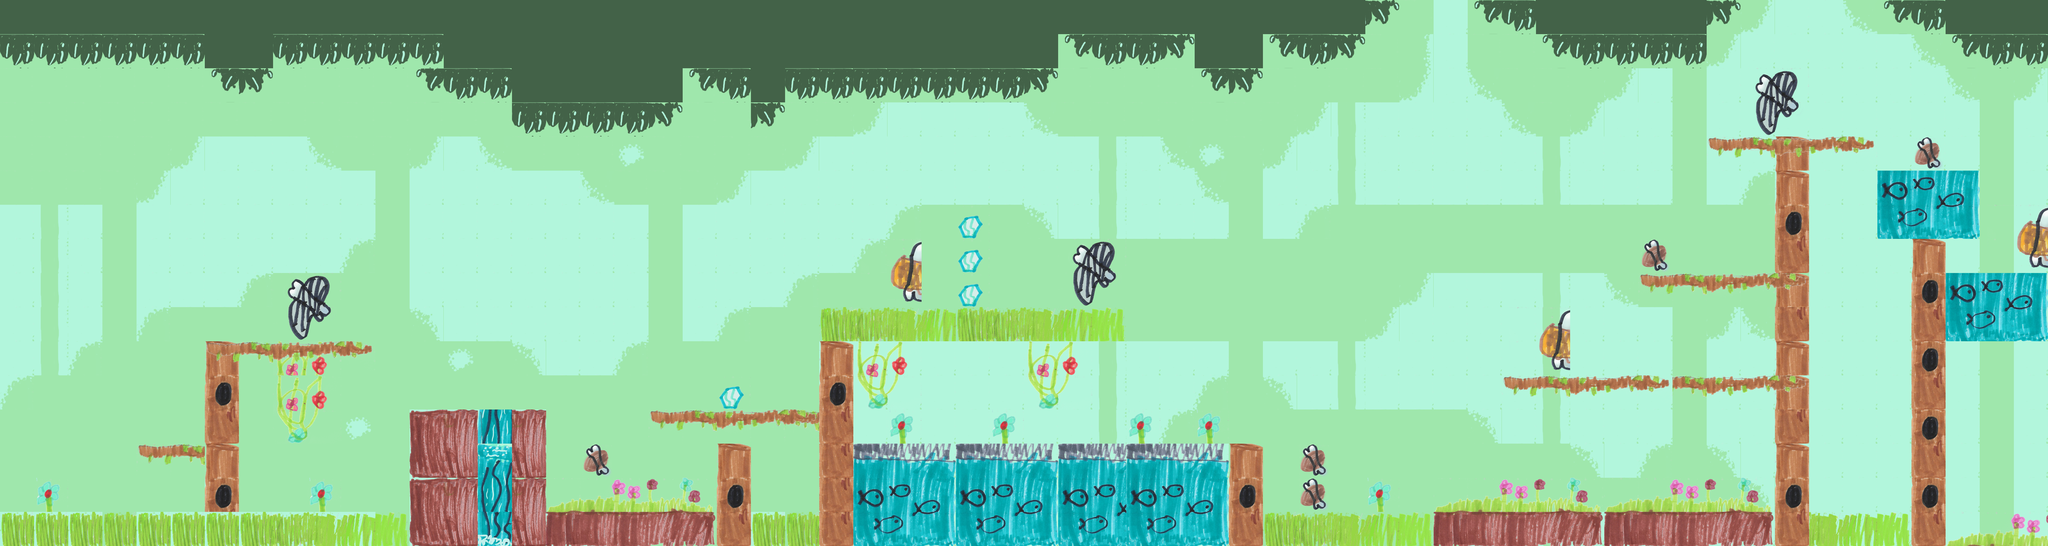

A level layout from a 2D game, rendered from its tile map. Below: a short description, then the map file with tile-grid data replaced by summaries:
An orthogonal 60x16 tile map with 100x100 px tiles, 3 tile layers (BGSky, Background tiles, Tiles) and 3 objects (player).

<map version="1.0" orientation="orthogonal" renderorder="right-down" width="60" height="16" tilewidth="100" tileheight="100" nextobjectid="4">
 <tileset firstgid="1" name="rainforest_serene_tilemap" tilewidth="100" tileheight="100" tilecount="110" columns="10">
  <image source="../images/rainforest_serene_tilemap.png" width="1000" height="1100" />
 </tileset>
 <layer name="BGSky" width="60" height="16">
  <data>[960 cells, 960 non-empty, 14 distinct tile ids]</data>
 </layer>
 <layer name="Background tiles" width="60" height="16">
  <data>[960 cells, 7 non-empty, 4 distinct tile ids]</data>
 </layer>
 <layer name="Tiles" width="60" height="16">
  <data>[960 cells, 242 non-empty, 55 distinct tile ids]</data>
 </layer>
 <objectgroup name="objects">
  <object id="1" name="player" x="67" y="1413" width="173" height="75" />
  <object id="2" x="423" y="829" />
  <object id="3" x="695" y="555" />
 </objectgroup>
</map>
